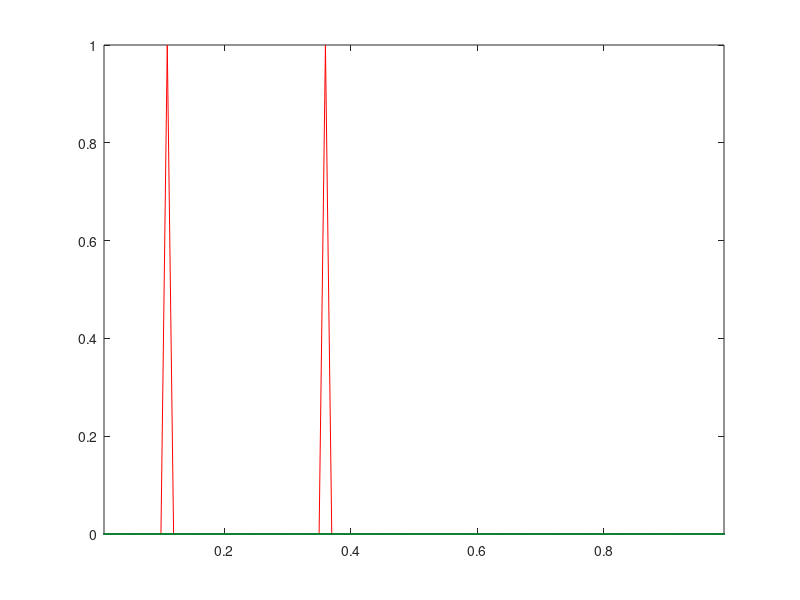

Here is the MATLAB script that generated this plot: (Note: this script raises an error after producing the figure.)
% Rauan Kelesbekov
% Chem proc - reaction of two reagents producing heat
% Given the problem
% A + B = C + D + T, leads to system of PDE's
% T_t = k*A*B + alpha^2 * T_xx - u_T * T_x
% A_t + u_A * A_x = -kAB
% B_t + u_B * B_x = -kAB
% and the parallel reaction 
% D_t + u_A * D_x = -k1DE
% E_t + u_B * D_x = -k1DE
% F_t             =  k1DE
% k1 = k1 * gamma^(T); is changing due to Arrhenius equation
%  
% A,B constantly supplied on left (1/4) and right (3/4) of domain
% vertically, Likewise D and E. 
% after discretizing came up to numerical solution below.
% k = 300 to speed up the reaction; alpha = 0.01 to lower the diffusion. 
% u_A = 3 to the right side -> step backward used for CFL stability
% u_B = -3 to the left side -> step forward  used for CFL stability
% of the Implicit method. 
%
% The final result displays the reagents A and B coming together by
% advection and heat T diffusion propagation after being produced after 
% A and B combined. 
% 
% Temperature has advecion part to transport faster to the neighbouring 
% process to speed up the reaction
%
% Had to play with coefficients to speed up / slow down reaction D + E = F
% to make visualizing clearer
% 
% the result could be seen in the file attached
%
% the code: 

clc; clear; close;
nodes  =  101;
L  =  1;
k  =  300;
alpha  =  0.01;
dx = L / (nodes - 1);
dt = 10^ - 6;
Ac = zeros(1,nodes);
Bc = zeros(1,nodes);
Cc = zeros(1,nodes);
Dc = zeros(1,nodes);
Ec = zeros(1,nodes);
Fc = zeros(1,nodes);
Tc = zeros(1,nodes);

An = Ac;
Bn = Bc;
Cn = Cc;
Dn = Dc;
En = Ec;
Fn = Fc;
Tn = Tc; 
varepsilon  =  10^ - 6;
every  =  1600;
ctr  =  0;
x = 0:dx:L;
leftA = floor(1 * nodes/8);
rightB = floor(3 * nodes/8);
leftD = floor(5 * nodes/8);
rightE = floor(7 * nodes/8);
Bc(rightB) = 1; % IC for B reagent
Ac(leftA) = 1;
m  =  1;
ua = 3;%3; 
ub = -3;%-3;
h = figure;
axis tight manual
filename = 'testChem.gif';
k1 = ones(1,nodes)*k/2;
gamma = 1.1;
% c3h8 + 5*o2 = 3*co2 + 4*h2o + t
for n = 1:650000
    %constant supply
    for i = 2:nodes-1 %change in reagents
        An(i) = dt*(-k*1*Ac(i)^1*Bc(i)^1+(-ua)*(Ac(i)-Ac(i-1))/(dx)) + Ac(i);
        Bn(i) = dt*(-k*1*Ac(i)^1*Bc(i)^1+(-ub)*(Bc(i+1)-Bc(i))/(dx)) + Bc(i);
%         Cn(i) = dt*(k*3)*Ac(i)^1*Bc(i)^5 + Cc(i);
%         Dn(i) = dt*(k*4)*Ac(i)^1*Bc(i)^5 + Dc(i);
        Tn(i) = dt*((k*160)*(Ac(i)^1*Bc(i))^5+(alpha/dx^2)*(Tc(i+1)-2*Tc(i)+Tc(i-1))+ (-ua/2)*(Tc(i)-Tc(i-1))/(dx)) + Tc(i);
        Dn(i) = dt*(-k1(i)*1*Dc(i)^1*Ec(i)^1+(-ua)*(Dc(i)-Dc(i-1))/(dx)) + Dc(i);
        En(i) = dt*(-k1(i)*1*Dc(i)^1*Ec(i)^1+(-ub)*(Ec(i+1)-Ec(i))/(dx)) + Ec(i);
        Fn(i) = dt*(k1(i)*1/40*Dc(i)^1*Ec(i)^1) + Fc(i);
        k1(i) = k1(i) * gamma^((Tn(i))/400);
    end
    
    An(rightB)=An(rightB-1);
    Bn(leftA)=Bn(leftA+1);
    Dn(rightE)=Dn(rightE-1);
    En(leftD)=En(leftD+1);
%     Cn(nodes)=Cn(nodes-1);
%     Dn(nodes)=Dn(nodes-1);
    Tn(nodes)=0;
    if mod(ctr,every) == 0 %plot faster
        plot(x,An,'r',x,Bn,'r'); hold on; 
        plot(x,Dn,'b',x,En,'b'); hold on;
        plot(x,Fn,'k'); hold on;
        plot(x,Tn,'g'); hold off;
        hold off; 
        axis([dx L - dx 0 1]); 
        drawnow;   
        frame = getframe(1);
        im = frame2im(frame);
        [imind,cm] = rgb2ind(im,256);
        if n == 1
          imwrite(imind,cm,filename,'gif', 'Loopcount',inf);
        else
          imwrite(imind,cm,filename,'gif','WriteMode','append');
        end
        
    end 

    Ac = An;
    Ac(leftA) = 1;
    Bc = Bn;
    Bc(rightB) = 1; % adding water

    Dc = Dn;
    Dc(leftD) = 1;
    Ec = En;
    Ec(rightE) = 1;

    Fc = Fn;
    Tc = Tn;
    ctr = ctr + 1;
    
end